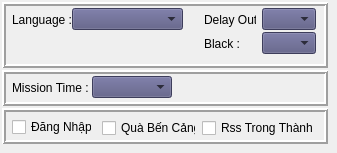
     <widget class="QWidget" name="tab_4">
      <attribute name="title">
       <string>DeverLoop</string>
      </attribute>
      <widget class="QFrame" name="frame_6">
       <property name="geometry">
        <rect>
         <x>2</x>
         <y>2</y>
         <width>326</width>
         <height>66</height>
        </rect>
       </property>
       <property name="frameShape">
        <enum>QFrame::Box</enum>
       </property>
       <property name="frameShadow">
        <enum>QFrame::Raised</enum>
       </property>
       <property name="lineWidth">
        <number>2</number>
       </property>
       <widget class="QLabel" name="label_14">
        <property name="geometry">
         <rect>
          <x>10</x>
          <y>10</y>
          <width>59</width>
          <height>16</height>
         </rect>
        </property>
        <property name="text">
         <string>Language :</string>
        </property>
       </widget>
       <widget class="QComboBox" name="CBbox_Ngon_Ngu">
        <property name="geometry">
         <rect>
          <x>70</x>
          <y>6</y>
          <width>111</width>
          <height>22</height>
         </rect>
        </property>
        <property name="font">
         <font>
          <pointsize>10</pointsize>
         </font>
        </property>
        <property name="styleSheet">
         <string notr="true">QComboBox {background-color: rgb(85, 85, 127);}


QComboBox::! on:pressed
                                     {
 
                                     border-style : dotted;
                                     }</string>
        </property>
       </widget>
       <widget class="QLabel" name="label_19">
        <property name="geometry">
         <rect>
          <x>202</x>
          <y>10</y>
          <width>52</width>
          <height>16</height>
         </rect>
        </property>
        <property name="text">
         <string>Delay Out:</string>
        </property>
       </widget>
       <widget class="QComboBox" name="CBBox_Delay_2">
        <property name="geometry">
         <rect>
          <x>260</x>
          <y>6</y>
          <width>54</width>
          <height>22</height>
         </rect>
        </property>
        <property name="font">
         <font>
          <pointsize>10</pointsize>
         </font>
        </property>
        <property name="styleSheet">
         <string notr="true">QComboBox {background-color: rgb(85, 85, 127);}</string>
        </property>
       </widget>
       <widget class="QComboBox" name="CBBox_Delay_3">
        <property name="geometry">
         <rect>
          <x>260</x>
          <y>30</y>
          <width>54</width>
          <height>22</height>
         </rect>
        </property>
        <property name="font">
         <font>
          <pointsize>10</pointsize>
         </font>
        </property>
        <property name="styleSheet">
         <string notr="true">QComboBox {background-color: rgb(85, 85, 127);}</string>
        </property>
       </widget>
       <widget class="QLabel" name="label_20">
        <property name="geometry">
         <rect>
          <x>202</x>
          <y>34</y>
          <width>52</width>
          <height>16</height>
         </rect>
        </property>
        <property name="text">
         <string>Black :</string>
        </property>
       </widget>
      </widget>
      <widget class="QFrame" name="frame_8">
       <property name="geometry">
        <rect>
         <x>2</x>
         <y>70</y>
         <width>326</width>
         <height>36</height>
        </rect>
       </property>
       <property name="frameShape">
        <enum>QFrame::Box</enum>
       </property>
       <property name="frameShadow">
        <enum>QFrame::Raised</enum>
       </property>
       <property name="lineWidth">
        <number>2</number>
       </property>
       <widget class="QLabel" name="label_15">
        <property name="geometry">
         <rect>
          <x>10</x>
          <y>10</y>
          <width>130</width>
          <height>16</height>
         </rect>
        </property>
        <property name="text">
         <string>Mission Time :</string>
        </property>
       </widget>
       <widget class="QComboBox" name="CBbox_Time_NhiemVu">
        <property name="geometry">
         <rect>
          <x>90</x>
          <y>6</y>
          <width>80</width>
          <height>22</height>
         </rect>
        </property>
        <property name="font">
         <font>
          <pointsize>10</pointsize>
         </font>
        </property>
        <property name="styleSheet">
         <string notr="true">QComboBox {background-color: rgb(85, 85, 127);}


QComboBox::! on:pressed
                                     {
 
                                     border-style : dotted;
                                     }</string>
        </property>
       </widget>
      </widget>
      <widget class="QFrame" name="frame_9">
       <property name="geometry">
        <rect>
         <x>2</x>
         <y>108</y>
         <width>326</width>
         <height>36</height>
        </rect>
       </property>
       <property name="frameShape">
        <enum>QFrame::Box</enum>
       </property>
       <property name="frameShadow">
        <enum>QFrame::Raised</enum>
       </property>
       <property name="lineWidth">
        <number>2</number>
       </property>
       <widget class="QCheckBox" name="CB_Login">
        <property name="geometry">
         <rect>
          <x>10</x>
          <y>9</y>
          <width>80</width>
          <height>20</height>
         </rect>
        </property>
        <property name="text">
         <string>Đăng Nhập</string>
        </property>
       </widget>
       <widget class="QCheckBox" name="CB_QuaBenCang">
        <property name="geometry">
         <rect>
          <x>100</x>
          <y>10</y>
          <width>94</width>
          <height>20</height>
         </rect>
        </property>
        <property name="text">
         <string>Quà Bến Cảng</string>
        </property>
       </widget>
       <widget class="QCheckBox" name="CB_RssTrongThanh">
        <property name="geometry">
         <rect>
          <x>200</x>
          <y>10</y>
          <width>120</width>
          <height>20</height>
         </rect>
        </property>
        <property name="text">
         <string>Rss Trong Thành</string>
        </property>
       </widget>
      </widget>
     </widget>
